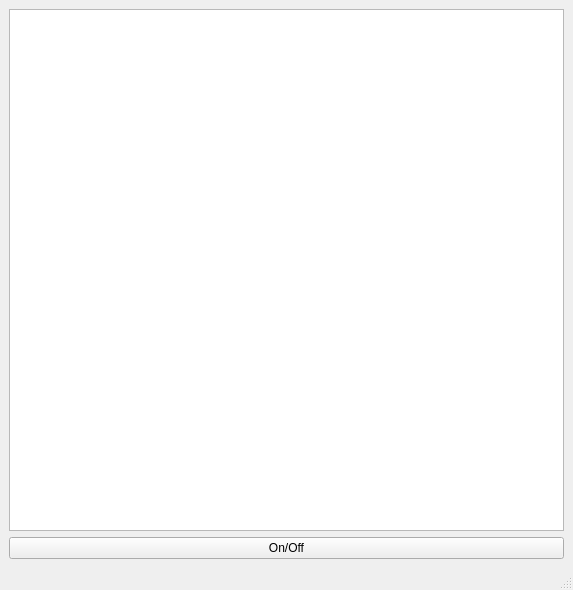
<?xml version="1.0" encoding="UTF-8"?>
<ui version="4.0">
 <class>Stage1</class>
 <widget class="QMainWindow" name="Stage1">
  <property name="geometry">
   <rect>
    <x>0</x>
    <y>0</y>
    <width>573</width>
    <height>590</height>
   </rect>
  </property>
  <property name="windowTitle">
   <string>Stage1</string>
  </property>
  <widget class="QWidget" name="centralwidget">
   <layout class="QVBoxLayout" name="verticalLayout">
    <item>
     <widget class="QGraphicsView" name="graphicsView"/>
    </item>
    <item>
     <widget class="QPushButton" name="pushButton">
      <property name="text">
       <string>On/Off</string>
      </property>
     </widget>
    </item>
   </layout>
  </widget>
  <widget class="QMenuBar" name="menubar">
   <property name="geometry">
    <rect>
     <x>0</x>
     <y>0</y>
     <width>573</width>
     <height>21</height>
    </rect>
   </property>
  </widget>
  <widget class="QStatusBar" name="statusbar"/>
 </widget>
 <resources/>
 <connections/>
</ui>
